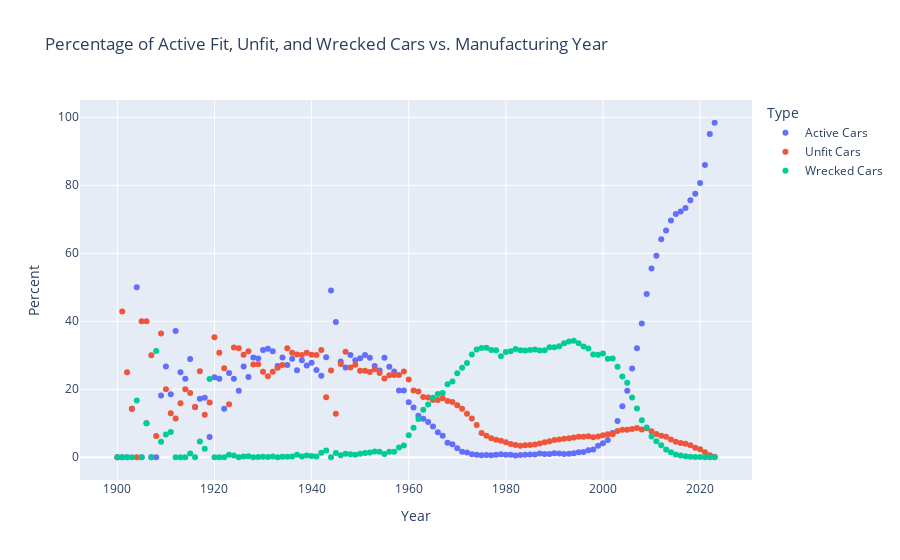

Write notebook code for a chart like this one.
### Markdown cell above
#### Optimal Manufacturing Year Range

---

### Code cell
# Group the filtered data by manufacturing year and calculate the percentages for each year
active_fit_percentage_by_year = (cars.groupby('MODEL-YEAR')['FIT-ACTIVE'].sum() /  # cars being driven
                                 cars.groupby('MODEL-YEAR')['TOTAL'].sum()) * 100
unfit_percentage_by_year = (cars.groupby('MODEL-YEAR')['UNFIT'].sum() / #cars not fit to drive but not wrecked
                            cars.groupby('MODEL-YEAR')['TOTAL'].sum()) * 100
wreck_percentage_by_year = (cars.groupby('MODEL-YEAR')['WRECKED'].sum() /
                            cars.groupby('MODEL-YEAR')['TOTAL'].sum()) * 100

# Create a DataFrame from the calculated percentages used to graph scatterplot
data = {'Manufacturing Year': active_fit_percentage_by_year.index,
        'Active Cars': active_fit_percentage_by_year.values,
        'Unfit Cars': unfit_percentage_by_year.values,
        'Wrecked Cars': wreck_percentage_by_year.values}
df = pd.DataFrame(data)

# Create the scatter plot using Plotly Express
fig = px.scatter(df, x='Manufacturing Year',
                 y=['Active Cars', 'Unfit Cars', 'Wrecked Cars'], #add df items to y axis
                 title='Percentage of Active Fit, Unfit, and Wrecked Cars vs. Manufacturing Year',
                 labels={'Manufacturing Year': 'Year', 'value': 'Percent', 'variable': 'Type'})

# Show the plot
fig.show()
